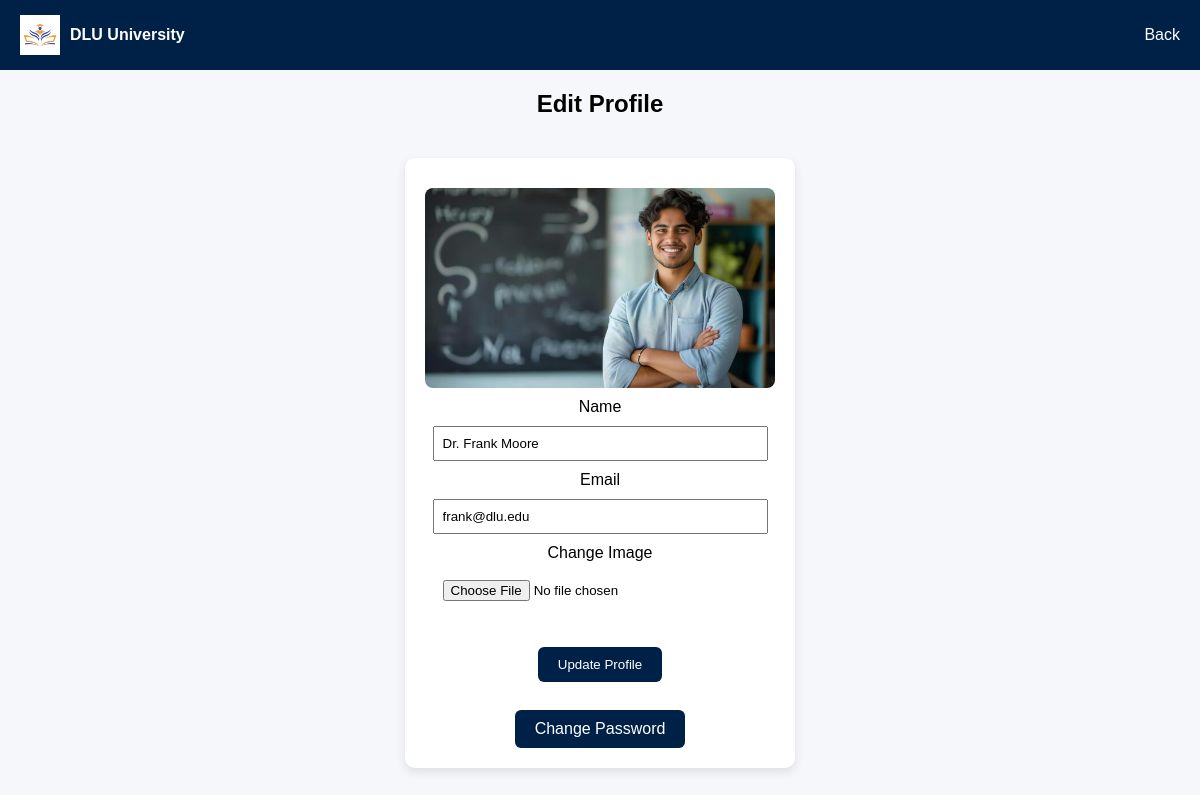
The app's page /staff/edit_profile.php (signed in) with its own data.
### tables this page shows
CREATE TABLE `staff` (
  `StaffID` int(11) NOT NULL,
  `Name` text NOT NULL,
  `Email` varchar(100) DEFAULT NULL,
  `Password` varchar(255) DEFAULT NULL,
  `Image` varchar(255) DEFAULT NULL
);

### staff/edit_profile.php (the view, shortened to what this page needs)
<?php
include '../config.php';
$staffID = $_SESSION['staff_id'];
$stmt = $conn->prepare("SELECT * FROM staff WHERE StaffID=?");
$stmt->bind_param("i", $staffID);
$stmt->execute();
$result = $stmt->get_result();
$staff = $result->fetch_assoc();
?>
<!DOCTYPE html>
<html>
<head>
<link rel="stylesheet" href="../style.css">
</head>
<body>
<div class="navbar">
<div class="logo">
<img src="../logo.jpg">
<b>DLU University</b>
</div>
<div>
<a href="dashboard.php">Back</a>
</div>
</div>
<h2 style="text-align:center;">Edit Profile</h2>
<div class="container">
<form method="POST" enctype="multipart/form-data" class="card">
<img src="<?php echo !empty($staff['Image']) ? '../'.$staff['Image'] : '../staff/default.jpg'; ?>"
class="profile-img">
<label>Name</label>
<input type="text" name="name"
value="<?php echo htmlspecialchars($staff['Name']); ?>" required>
<label>Email</label>
<input type="email"
value="<?php echo htmlspecialchars($staff['Email']); ?>" readonly>
<label>Change Image</label>
<input type="file" name="image">
<br>
<button type="submit" name="update" class="view-btn">Update Profile</button>
<br><br>
<a href="../change_password.php" class="view-btn">Change Password</a>
</form>
</div>
</body>
</html>

### style.css (style rules this page uses)
body { margin: 0; font-family: Arial, sans-serif; background-color: #f5f7fa; }
.navbar { display: flex; justify-content: space-between; align-items: center; background: #002147; color: white; padding: 15px 20px; }
.navbar a { color: white; margin-left: 15px; text-decoration: none; }
.logo { display: flex; align-items: center; gap: 10px; }
.logo img { width: 40px; }
.container { display: grid; grid-template-columns: repeat(4, 1fr); gap: 20px; padding: 20px; max-width: 1200px; margin: auto; }
.card { background: white; border-radius: 10px; padding: 15px; text-align: center; box-shadow: 0 4px 10px rgba(0,0,0,0.1); transition: transform 0.2s ease; }
.card img { width: 100%; height: 200px; object-fit: cover; border-radius: 8px; }
.view-btn { display: inline-block; padding: 10px 20px; background: #002147; color: white; text-decoration: none; border-radius: 6px; margin-top: 10px; cursor: pointer; border: none; }

### staff/edit_profile.php (style rules this page uses)
.container { display: flex; justify-content: center; align-items: center; }
.card { width: 350px; margin: auto; text-align: center; padding: 20px; }
.card input { width: 90%; margin: 10px auto; display: block; padding: 8px; }
input[type="file"] { display: block; margin: 10px auto; }
.profile-img { width: 150px; display: block; margin: 10px auto; border-radius: 10px; }

### records on screen
staff: Image (picture), name "Dr. Frank Moore", Email "frank@dlu.edu"
